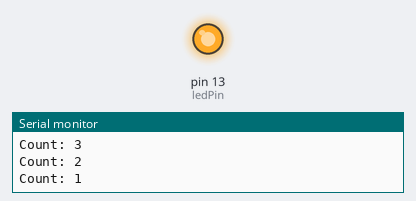
Recording of a sketch running on a simulated Arduino Uno, built with avr-gcc and run on an emulated ATmega328P. On the bench: output pins drawn as LEDs (lit = HIGH), the last lines printed to the serial monitor.

Above: at 11.1 s.
At 16.1 s:
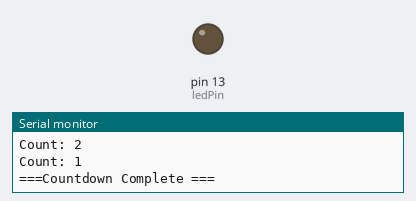
Timing chart, 0 to 17.6 s (numbered marks = the images above):
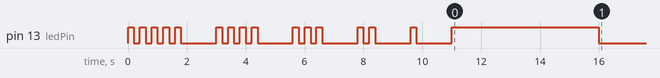

The sketch:

Assignment5_Albert.ino
```cpp
int ledPin=13;
int startValue=5;

 void flashLED(int times){
  int i=times;

  while(i>0){
    digitalWrite(ledPin,1);
    delay(200);
    digitalWrite(ledPin,0);
    delay(200);
    i=i-1;
    }
  }

void setup() {
  Serial.begin(9600);
  pinMode(ledPin,OUTPUT);

  Serial.println("===Smart Count Starting===");
  int count=startValue;
  while(startValue>0){
   Serial.print("Count: ");
    Serial.println(startValue);
    flashLED(startValue);
    delay(1000);
    startValue=startValue-1;

  }
 digitalWrite(ledPin,1);
 delay(5000);
 digitalWrite(ledPin,0);
  Serial.println("===Countdown Complete ===");
}

void loop() {
  // put your main code here, to run repeatedly:

}
```
